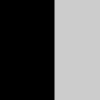
Frame 1 (no input)
Frame 60 (the mouse pressed at the canvas centre just before this capture): identical to frame 1, image omitted
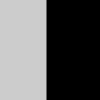
Frame 120 (the mouse held since frame 60 and released just before this capture)

The Processing sketch that drew these frames (run headless with seeded random() and noise(); from frame 60 on, the mouse is pressed at the canvas centre):

// Processing sketch: pmouse
// ── pmouse.pde
void setup(){
  size(100, 100);
  strokeWeight(8);
  smooth();
  fill(0);
}
void draw(){
  background(204);
  //line(mouseX, mouseY, pmouseX, pmouseY);
  if(mouseX < 50){
    rect(0, 0, 50, 100);
  } else {
    rect(50, 0, 50, 100);
  }
}
